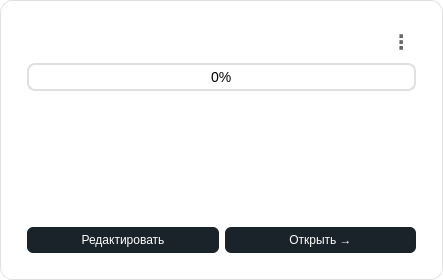
<?xml version="1.0" encoding="UTF-8"?>
<ui version="4.0">
 <class>projectCard</class>
 <widget class="QFrame" name="projectCard">
  <property name="geometry">
   <rect>
    <x>0</x>
    <y>0</y>
    <width>443</width>
    <height>280</height>
   </rect>
  </property>
  <property name="minimumSize">
   <size>
    <width>200</width>
    <height>280</height>
   </size>
  </property>
  <property name="maximumSize">
   <size>
    <width>450</width>
    <height>280</height>
   </size>
  </property>
  <property name="styleSheet">
   <string notr="true">QFrame#projectCard {
    background-color: white;
    border-radius: 12px;
    border: 1px solid #E0E0E0;
    padding: 15px;
}
QFrame#projectCard:hover {
    border: 2px solid #ccab6e;
    background-color: #FFFDF6;
}</string>
  </property>
  <property name="frameShape">
   <enum>QFrame::NoFrame</enum>
  </property>
  <layout class="QVBoxLayout" name="verticalLayout">
   <item>
    <layout class="QHBoxLayout" name="titleLayout">
     <item>
      <widget class="QLabel" name="projectTitle">
       <property name="styleSheet">
        <string notr="true">QLabel {
    font-size: 16px;
    font-weight: bold;
    color: #1B232A;
}</string>
       </property>
       <property name="text">
        <string/>
       </property>
      </widget>
     </item>
     <item>
      <spacer name="horizontalSpacer">
       <property name="orientation">
        <enum>Qt::Horizontal</enum>
       </property>
       <property name="sizeHint" stdset="0">
        <size>
         <width>40</width>
         <height>20</height>
        </size>
       </property>
      </spacer>
     </item>
     <item>
      <widget class="QPushButton" name="menuButton">
       <property name="minimumSize">
        <size>
         <width>30</width>
         <height>30</height>
        </size>
       </property>
       <property name="maximumSize">
        <size>
         <width>30</width>
         <height>30</height>
        </size>
       </property>
       <property name="styleSheet">
        <string notr="true">QPushButton {
    background-color: transparent;
    border: none;
    color: #666;
    font-size: 20px;
    font-weight: bold;
}
QPushButton:hover {
    color: #D22730;
}</string>
       </property>
       <property name="text">
        <string>⋮</string>
       </property>
      </widget>
     </item>
    </layout>
   </item>
   <item>
    <widget class="QProgressBar" name="progressBar">
     <property name="styleSheet">
      <string notr="true">QProgressBar {
    border: 2px solid #E0E0E0;
    border-radius: 8px;
    text-align: center;
    background-color: white;
    font-size: 14px;
    color: black;
}
QProgressBar:hover {
    border: 2px solid #ccab6e;
}
QProgressBar::chunk {
    background-color: #D22730;
    border-radius: 8px;
}</string>
     </property>
     <property name="value">
      <number>0</number>
     </property>
    </widget>
   </item>
   <item>
    <widget class="QLabel" name="projectInfo">
     <property name="styleSheet">
      <string notr="true">QLabel {
    font-size: 12px;
    color: #666;
    padding: 2px 0px;
}</string>
     </property>
     <property name="text">
      <string/>
     </property>
    </widget>
   </item>
   <item>
    <widget class="QLabel" name="startDate">
     <property name="styleSheet">
      <string notr="true">QLabel {
    font-size: 11px;
    color: #999;
    padding: 1px 0px;
}</string>
     </property>
     <property name="text">
      <string/>
     </property>
    </widget>
   </item>
   <item>
    <widget class="QLabel" name="participants">
     <property name="styleSheet">
      <string notr="true">QLabel {
    font-size: 11px;
    color: #666;
    padding: 1px 0px;
}</string>
     </property>
     <property name="text">
      <string/>
     </property>
    </widget>
   </item>
   <item>
    <widget class="QLabel" name="admins">
     <property name="styleSheet">
      <string notr="true">QLabel {
    font-size: 11px;
    color: #ccab6e;
    padding: 1px 0px;
}</string>
     </property>
     <property name="text">
      <string/>
     </property>
    </widget>
   </item>
   <item>
    <spacer name="verticalSpacer">
     <property name="orientation">
      <enum>Qt::Vertical</enum>
     </property>
     <property name="sizeHint" stdset="0">
      <size>
       <width>20</width>
       <height>5</height>
      </size>
     </property>
    </spacer>
   </item>
   <item>
    <layout class="QHBoxLayout" name="horizontalLayout">
     <item>
      <widget class="QPushButton" name="btnEdit">
       <property name="sizePolicy">
        <sizepolicy hsizetype="Minimum" vsizetype="Fixed">
         <horstretch>0</horstretch>
         <verstretch>0</verstretch>
        </sizepolicy>
       </property>
       <property name="minimumSize">
        <size>
         <width>111</width>
         <height>5</height>
        </size>
       </property>
       <property name="styleSheet">
        <string notr="true">QPushButton {
    background-color: #1B232A;
    color: white;
    border: none;
    border-radius: 6px;
    padding: 6px 12px;
    font-size: 12px;
}
QPushButton:hover {
    background-color: #D9D9D6;
    color: black;
}</string>
       </property>
       <property name="text">
        <string>Редактировать</string>
       </property>
      </widget>
     </item>
     <item>
      <widget class="QPushButton" name="btnOpen">
       <property name="sizePolicy">
        <sizepolicy hsizetype="Minimum" vsizetype="Fixed">
         <horstretch>0</horstretch>
         <verstretch>0</verstretch>
        </sizepolicy>
       </property>
       <property name="minimumSize">
        <size>
         <width>27</width>
         <height>5</height>
        </size>
       </property>
       <property name="styleSheet">
        <string notr="true">QPushButton {
    background-color: #1B232A;
    color: white;
    border: none;
    border-radius: 6px;
    padding: 6px 12px;
    font-size: 12px;
}
QPushButton:hover {
    background-color: #D9D9D6;
    color: black;
}</string>
       </property>
       <property name="text">
        <string>Открыть →</string>
       </property>
      </widget>
     </item>
    </layout>
   </item>
  </layout>
 </widget>
 <resources/>
 <connections/>
</ui>
